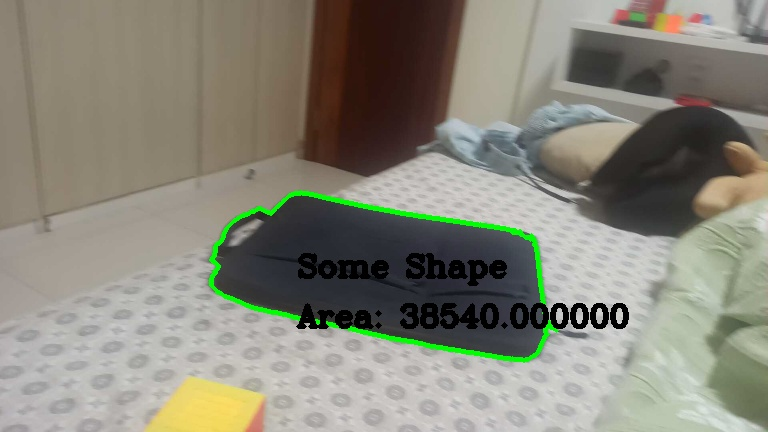
//> input picture projects/pictures_webcam/picture0.jpg, 768 x 432 px
$ ./threshold ../../projects/pictures_webcam/picture0.jpg   (built with g++ and OpenCV 4)
//> lines starting //> are read from the running program, lines starting //| are printed output that depends on the picture
#include <iostream>
#include "opencv2/opencv.hpp"

using namespace cv;
using namespace std;

int main(int argc, char ** argv) {

    string path = samples::findFile(argv[1]);

    Mat img = imread(path);
//> img is the input picture: 432 rows x 768 cols, CV_8UC3; mean B, G, R 120.8, 133.5, 135.2
    if (img.empty()) return 1;

    resize(img, img, Size(img.cols * 0.6, img.rows * 0.6));
//> img: 259 rows x 460 cols, CV_8UC3

    Mat gray;
    cvtColor(img, gray, COLOR_BGR2GRAY);
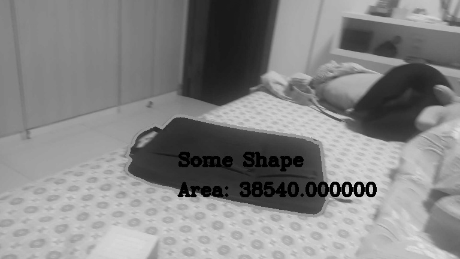
//> gray: 259 rows x 460 cols, CV_8UC1; min 0, max 227, mean 132.5

    Mat blur;
    GaussianBlur(gray, blur, Size(3, 3), 0);

    string window = "Threshold";
    namedWindow(window);
    createTrackbar("Threshold", window, nullptr, 255);
    createTrackbar("Max Value", window, nullptr, 255);
    setTrackbarPos("Max Value", window, 255);

    while (true) {
        int threshValue = getTrackbarPos("Threshold", window);
        int maxValue = getTrackbarPos("Max Value", window);
        if (threshValue > maxValue) {
            setTrackbarPos("Max Value", window, threshValue);
        }

        Mat output(blur.rows * 2, blur.cols * 3, blur.type());
        Mat l1(blur.rows, blur.cols * 3, blur.type());
        Mat l2(blur.rows, blur.cols * 3, blur.type());

        vector<Mat> imgs(6);
        imgs[0] = img;
        for (int i = 1; i < 6; i++) {
            threshold(blur, imgs[i], threshValue, maxValue, i - 1);
            merge((vector<Mat>) {imgs[i], imgs[i], imgs[i]}, imgs[i]);
        }

        hconcat((vector<Mat>) {imgs[0], imgs[1], imgs[2]}, l1);
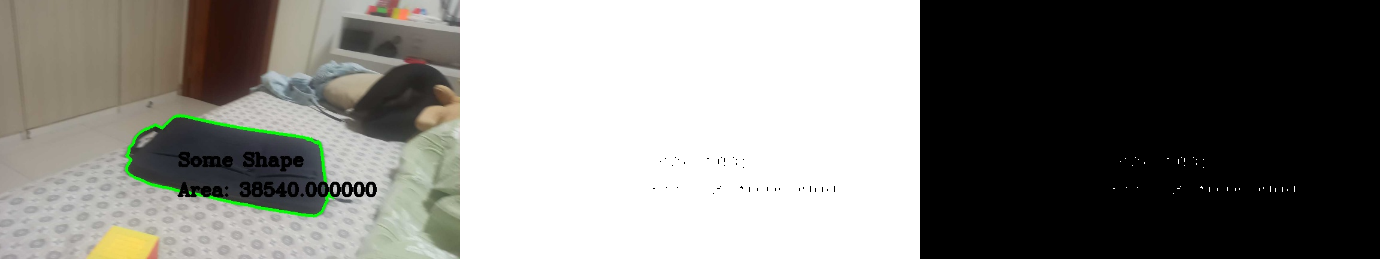
//> l1: 259 rows x 1380 cols, CV_8UC3; mean B, G, R 125.3, 129.5, 130
        hconcat((vector<Mat>) {imgs[3], imgs[4], imgs[5]}, l2);
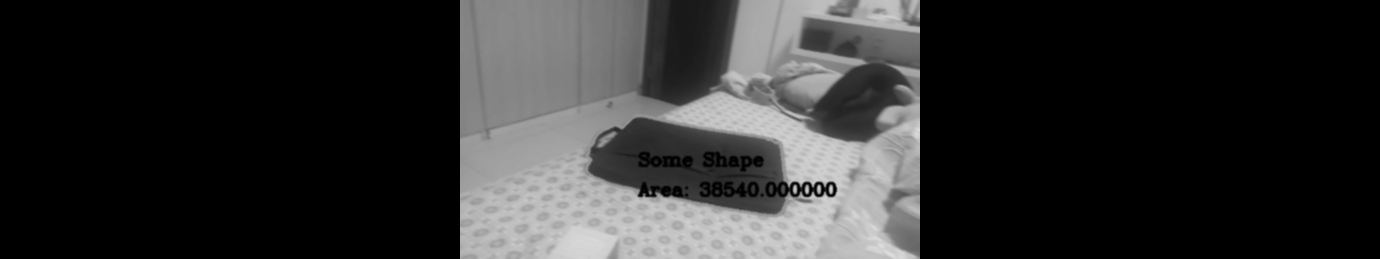
//> l2: 259 rows x 1380 cols, CV_8UC3; min 0, max 223, mean 44.2
        vconcat((vector<Mat>) {l1, l2}, output);
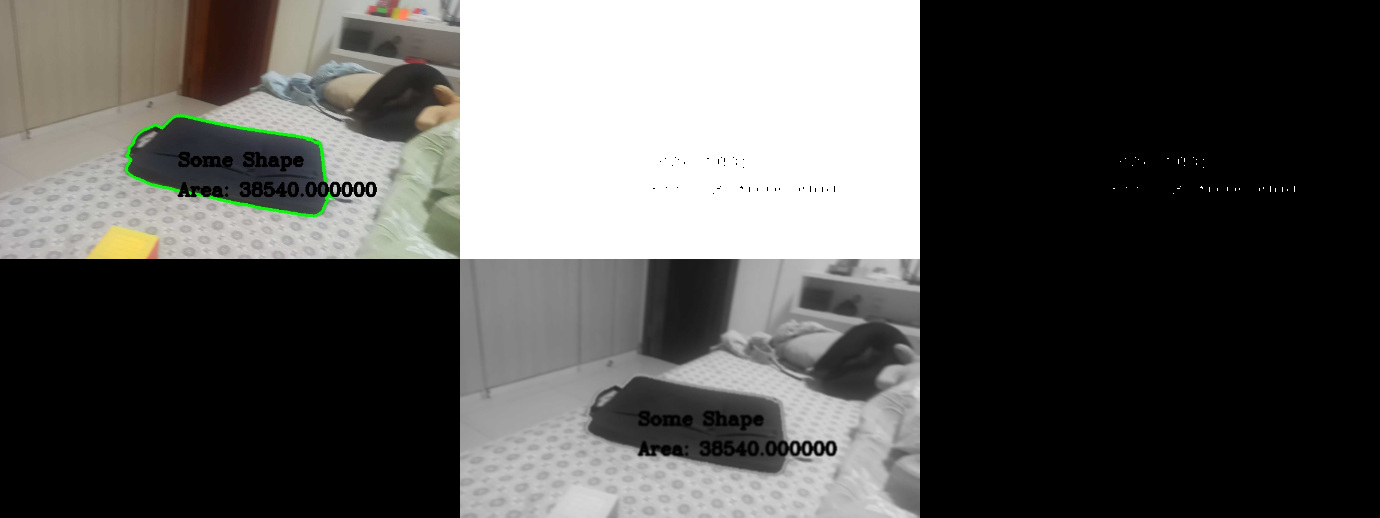
//> output: 518 rows x 1380 cols, CV_8UC3; mean B, G, R 84.7, 86.8, 87.1

        imshow(window, output);
        if ((char) waitKey(1) == 27) break;
//> the Esc key is pressed
    }

    destroyAllWindows();

    return 0;

}

$ run again, on projects/pictures_webcam/picture2.jpg
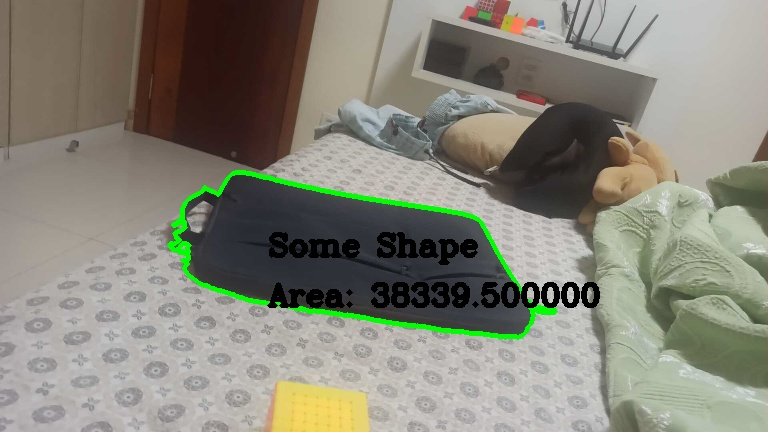
//> input picture projects/pictures_webcam/picture2.jpg, 768 x 432 px
//> img is the input picture: 432 rows x 768 cols, CV_8UC3; mean B, G, R 120.3, 132.8, 134
//> img: 259 rows x 460 cols, CV_8UC3
//> `hconcat((vector<Mat>) {imgs[3], imgs[4], imgs[5]}, l2);`:
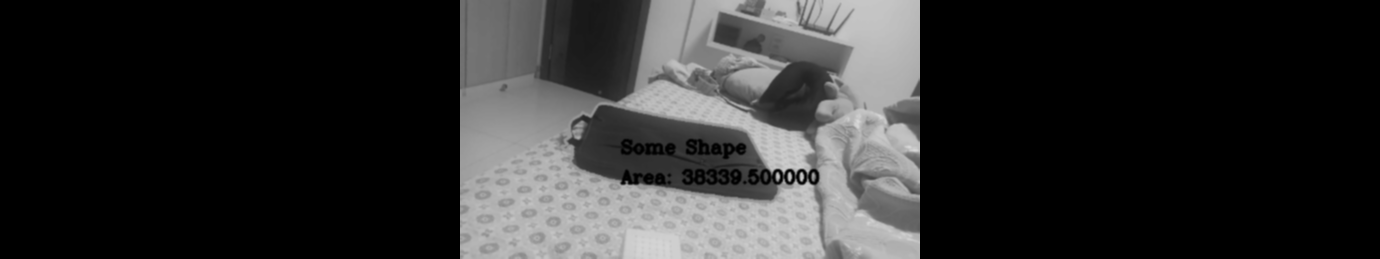
//> l2: 259 rows x 1380 cols, CV_8UC3; min 0, max 216, mean 43.9
//> `vconcat((vector<Mat>) {l1, l2}, output);`:
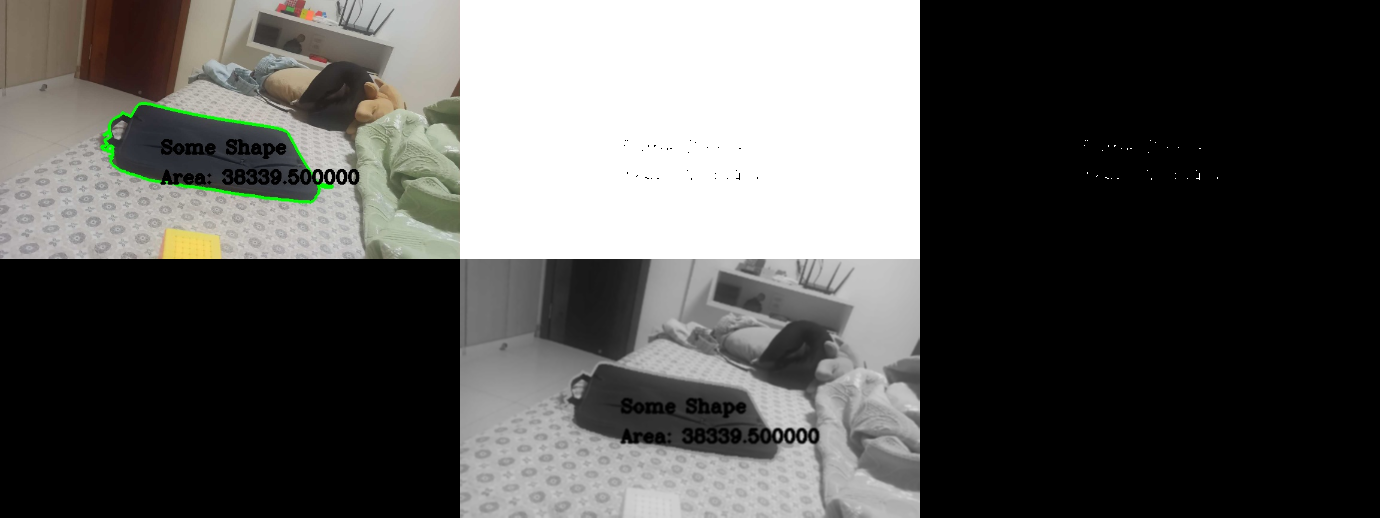
//> output: 518 rows x 1380 cols, CV_8UC3; mean B, G, R 84.5, 86.6, 86.8

$ run again, on projects/pictures_webcam/picture3.jpg
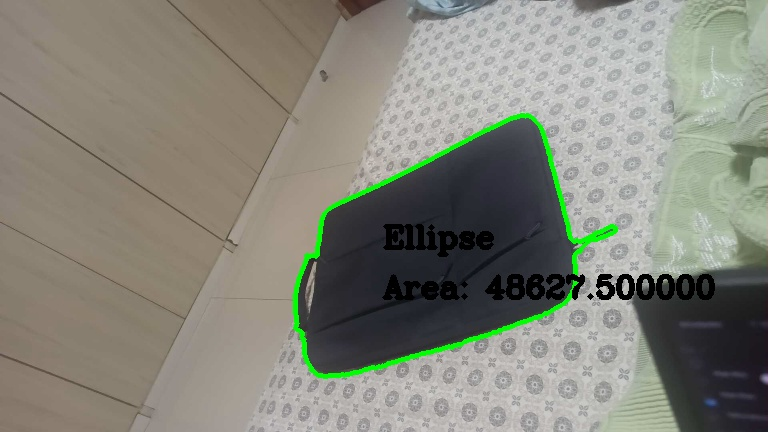
//> input picture projects/pictures_webcam/picture3.jpg, 768 x 432 px
//> img is the input picture: 432 rows x 768 cols, CV_8UC3; mean B, G, R 121.9, 132.8, 132.6
//> img: 259 rows x 460 cols, CV_8UC3
//> `hconcat((vector<Mat>) {imgs[3], imgs[4], imgs[5]}, l2);`:
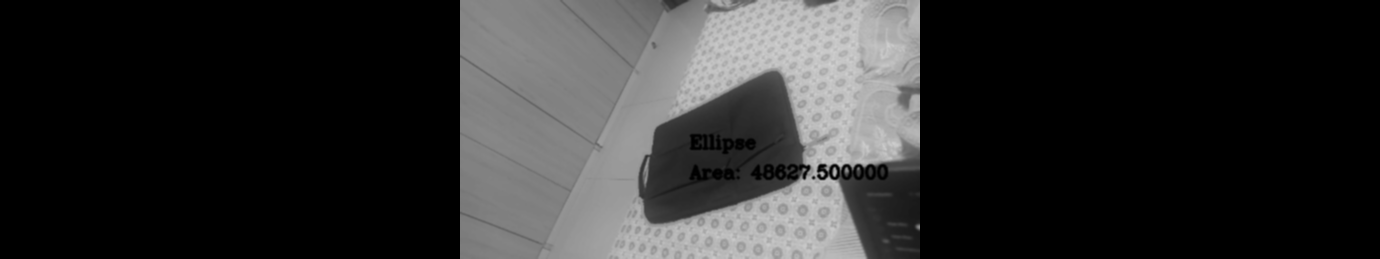
//> l2: 259 rows x 1380 cols, CV_8UC3; min 0, max 209, mean 43.8
//> `vconcat((vector<Mat>) {l1, l2}, output);`:
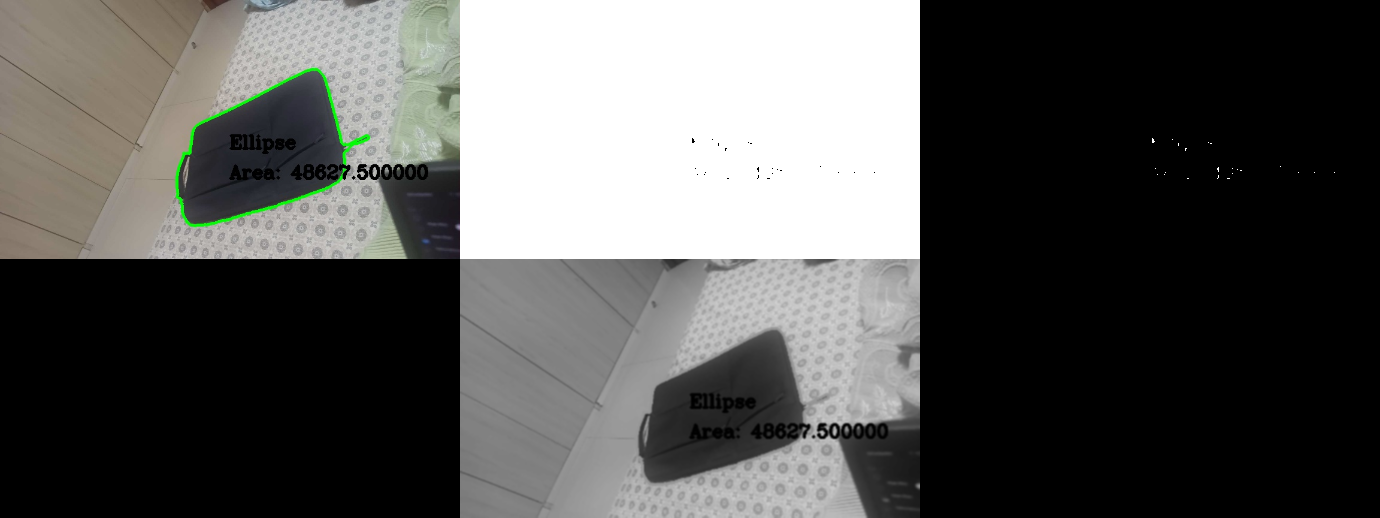
//> output: 518 rows x 1380 cols, CV_8UC3; mean B, G, R 84.7, 86.5, 86.5

$ run again, on projects/pictures_webcam/picture4.jpg
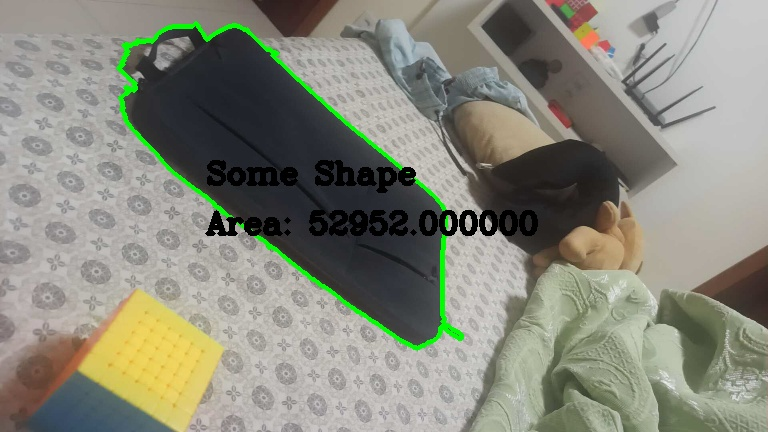
//> input picture projects/pictures_webcam/picture4.jpg, 768 x 432 px
//> img is the input picture: 432 rows x 768 cols, CV_8UC3; mean B, G, R 122.5, 135.7, 135
//> img: 259 rows x 460 cols, CV_8UC3
//> `hconcat((vector<Mat>) {imgs[3], imgs[4], imgs[5]}, l2);`:
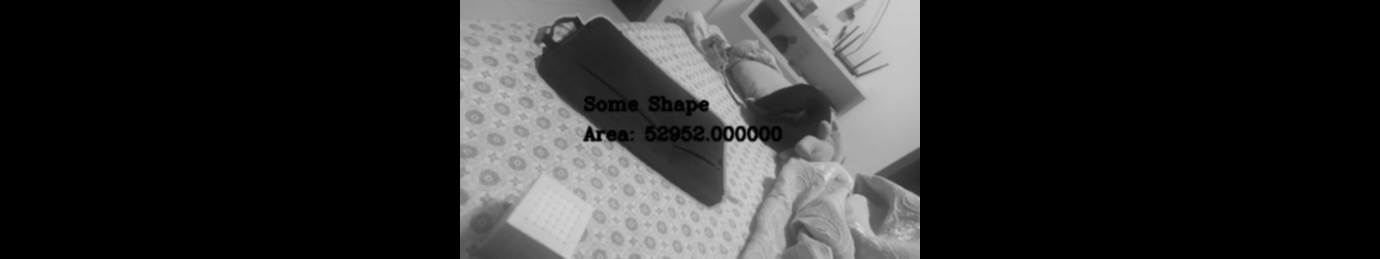
//> l2: 259 rows x 1380 cols, CV_8UC3; min 0, max 215, mean 44.6
//> `vconcat((vector<Mat>) {l1, l2}, output);`:
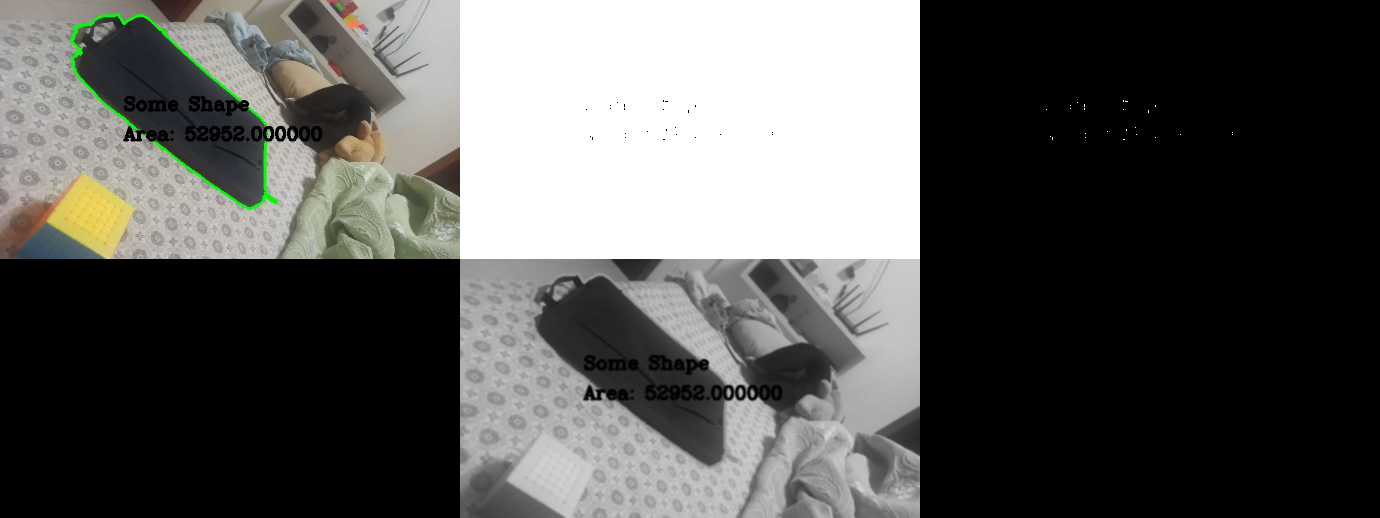
//> output: 518 rows x 1380 cols, CV_8UC3; mean B, G, R 85.2, 87.4, 87.3
